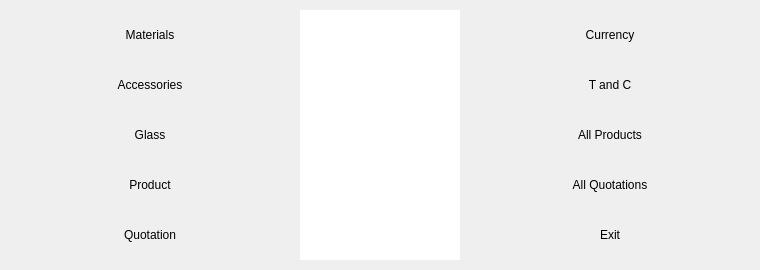
         <widget class="QWidget" name="MainPage">
          <property name="autoFillBackground">
           <bool>false</bool>
          </property>
          <property name="styleSheet">
           <string notr="true">QPushButton
{
	color: rgb(0, 0, 0);
	font: bold 16pt &quot;Calibri&quot;;
	min-width: 160px;
	min-height: 40px;
	border-radius: 4px;
	background-color: qlineargradient(x1: 0, y1: 0, x2: 0, y2: 1,
                                      stop: 0 #f6f7fa, stop: 1 #dadbde);
}

QPushButton::pressed {
   background-color: qlineargradient(spread:pad, x1:0.5, y1:0, x2:0.506, y2:1, stop:0 rgba(180, 199, 231, 255), stop:1 rgba(255, 255, 255, 255));
}
QPushButton::hover {
	background-color: qlineargradient(spread:pad, x1:0.5, y1:0, x2:0.506, y2:1, stop:0 rgba(180, 199, 231, 255), stop:1 rgba(255, 255, 255, 255));

}
QPushButton::focus {
	border: 1px solid rgb(0, 85, 255);

}
QLabel
{
	background-color: rgb(180, 199, 231);
	min-width: 160px;
	color: rgb(0, 0, 0);

	font: bold 16pt &quot;Calibri&quot;;
}
</string>
          </property>
          <layout class="QHBoxLayout" name="horizontalLayout">
           <property name="spacing">
            <number>10</number>
           </property>
           <property name="leftMargin">
            <number>10</number>
           </property>
           <property name="topMargin">
            <number>10</number>
           </property>
           <property name="rightMargin">
            <number>10</number>
           </property>
           <property name="bottomMargin">
            <number>10</number>
           </property>
           <item>
            <spacer name="horizontalSpacer_5">
             <property name="orientation">
              <enum>Qt::Horizontal</enum>
             </property>
             <property name="sizeHint" stdset="0">
              <size>
               <width>40</width>
               <height>20</height>
              </size>
             </property>
            </spacer>
           </item>
           <item>
            <layout class="QVBoxLayout" name="verticalLayout_4">
             <property name="spacing">
              <number>10</number>
             </property>
             <property name="leftMargin">
              <number>20</number>
             </property>
             <property name="topMargin">
              <number>5</number>
             </property>
             <property name="rightMargin">
              <number>20</number>
             </property>
             <property name="bottomMargin">
              <number>5</number>
             </property>
             <item>
              <widget class="QPushButton" name="MaterialsPBT">
               <property name="text">
                <string>Materials</string>
               </property>
               <property name="checkable">
                <bool>false</bool>
               </property>
              </widget>
             </item>
             <item>
              <widget class="QPushButton" name="AccessoriesPBT">
               <property name="text">
                <string>Accessories</string>
               </property>
              </widget>
             </item>
             <item>
              <widget class="QPushButton" name="GlassPBT">
               <property name="text">
                <string>Glass</string>
               </property>
              </widget>
             </item>
             <item>
              <widget class="QPushButton" name="ProductPBT">
               <property name="text">
                <string>Product</string>
               </property>
              </widget>
             </item>
             <item>
              <widget class="QPushButton" name="QuotationPBT">
               <property name="text">
                <string>Quotation</string>
               </property>
              </widget>
             </item>
            </layout>
           </item>
           <item>
            <spacer name="horizontalSpacer_6">
             <property name="orientation">
              <enum>Qt::Horizontal</enum>
             </property>
             <property name="sizeHint" stdset="0">
              <size>
               <width>40</width>
               <height>20</height>
              </size>
             </property>
            </spacer>
           </item>
           <item>
            <widget class="QLabel" name="LogoLable">
             <property name="enabled">
              <bool>true</bool>
             </property>
             <property name="sizePolicy">
              <sizepolicy hsizetype="Preferred" vsizetype="Preferred">
               <horstretch>0</horstretch>
               <verstretch>0</verstretch>
              </sizepolicy>
             </property>
             <property name="autoFillBackground">
              <bool>false</bool>
             </property>
             <property name="styleSheet">
              <string notr="true">QLabel
{
	background-color: rgb(255, 255, 255);

}</string>
             </property>
             <property name="text">
              <string/>
             </property>
             <property name="pixmap">
              <pixmap>../Images/GDAS.png</pixmap>
             </property>
             <property name="scaledContents">
              <bool>true</bool>
             </property>
             <property name="alignment">
              <set>Qt::AlignCenter</set>
             </property>
             <property name="wordWrap">
              <bool>true</bool>
             </property>
             <property name="margin">
              <number>0</number>
             </property>
             <property name="indent">
              <number>-1</number>
             </property>
            </widget>
           </item>
           <item>
            <spacer name="horizontalSpacer_7">
             <property name="orientation">
              <enum>Qt::Horizontal</enum>
             </property>
             <property name="sizeHint" stdset="0">
              <size>
               <width>40</width>
               <height>20</height>
              </size>
             </property>
            </spacer>
           </item>
           <item>
            <layout class="QVBoxLayout" name="verticalLayout_5">
             <property name="spacing">
              <number>10</number>
             </property>
             <property name="leftMargin">
              <number>20</number>
             </property>
             <property name="topMargin">
              <number>5</number>
             </property>
             <property name="rightMargin">
              <number>20</number>
             </property>
             <property name="bottomMargin">
              <number>5</number>
             </property>
             <item>
              <widget class="QPushButton" name="CurrencyPBT">
               <property name="text">
                <string>Currency</string>
               </property>
              </widget>
             </item>
             <item>
              <widget class="QPushButton" name="TCPBT">
               <property name="text">
                <string>T and C</string>
               </property>
              </widget>
             </item>
             <item>
              <widget class="QPushButton" name="AllProductsPBT">
               <property name="text">
                <string>All Products</string>
               </property>
              </widget>
             </item>
             <item>
              <widget class="QPushButton" name="AllQuotationsPBT">
               <property name="text">
                <string>All Quotations</string>
               </property>
              </widget>
             </item>
             <item>
              <widget class="QPushButton" name="ExitPBT">
               <property name="text">
                <string>Exit</string>
               </property>
              </widget>
             </item>
            </layout>
           </item>
           <item>
            <spacer name="horizontalSpacer_4">
             <property name="orientation">
              <enum>Qt::Horizontal</enum>
             </property>
             <property name="sizeHint" stdset="0">
              <size>
               <width>40</width>
               <height>20</height>
              </size>
             </property>
            </spacer>
           </item>
          </layout>
         </widget>
